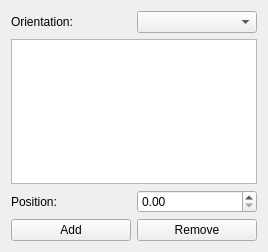
<ui version="4.0" >
 <class>GuidesToolOptionWidget</class>
 <widget class="QWidget" name="GuidesToolOptionWidget" >
  <property name="geometry" >
   <rect>
    <x>0</x>
    <y>0</y>
    <width>268</width>
    <height>252</height>
   </rect>
  </property>
  <property name="windowTitle" >
   <string>Form</string>
  </property>
  <layout class="QGridLayout" name="gridLayout" >
   <item row="0" column="0" >
    <widget class="QLabel" name="label" >
     <property name="text" >
      <string>Orientation:</string>
     </property>
    </widget>
   </item>
   <item row="0" column="1" >
    <widget class="QComboBox" name="orientation" />
   </item>
   <item row="1" column="0" colspan="2" >
    <widget class="KListWidget" name="positionList" />
   </item>
   <item row="2" column="0" >
    <widget class="QLabel" name="label_2" >
     <property name="text" >
      <string>Position:</string>
     </property>
    </widget>
   </item>
   <item row="2" column="1" >
    <widget class="KoUnitDoubleSpinBox" name="position" />
   </item>
   <item row="3" column="0" >
    <widget class="QPushButton" name="addButton" >
     <property name="text" >
      <string>Add</string>
     </property>
    </widget>
   </item>
   <item row="3" column="1" >
    <widget class="QPushButton" name="removeButton" >
     <property name="text" >
      <string>Remove</string>
     </property>
    </widget>
   </item>
  </layout>
 </widget>
 <customwidgets>
  <customwidget>
   <class>KListWidget</class>
   <extends>QListWidget</extends>
   <header>klistwidget.h</header>
  </customwidget>
  <customwidget>
   <class>KoUnitDoubleSpinBox</class>
   <extends>QDoubleSpinBox</extends>
   <header location="global" >KoUnitDoubleSpinBox.h</header>
  </customwidget>
 </customwidgets>
 <resources/>
 <connections/>
</ui>
